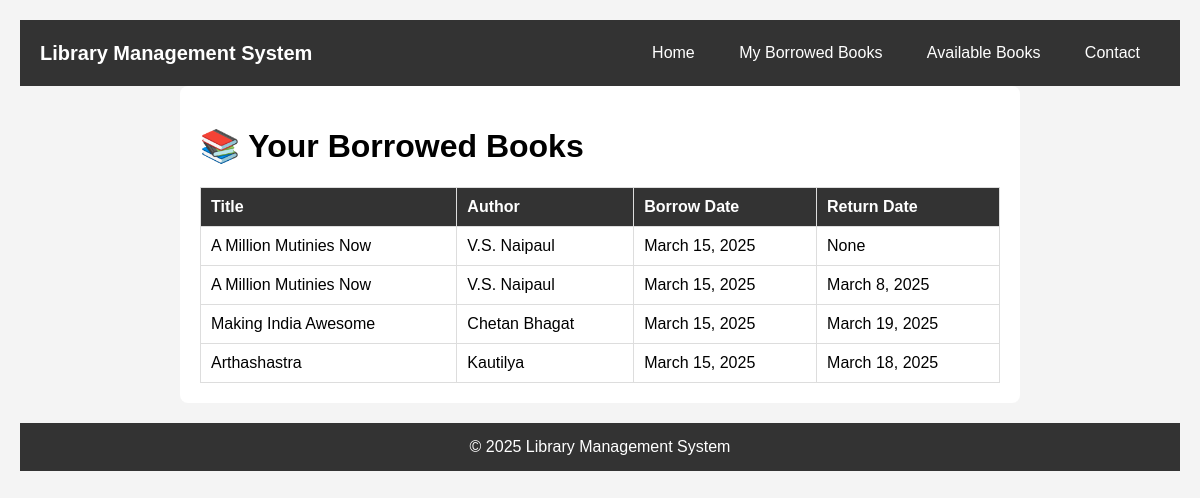
The app's page /borrow-list/ (signed in) with its own data.
### library_app/models.py (models this page shows, shortened)
class Borrow(models.Model):
    user = models.ForeignKey(User, on_delete=models.CASCADE)
    book = models.ForeignKey(Book, on_delete=models.CASCADE)
    borrow_date = models.DateField(auto_now_add=True)
    return_date = models.DateField(null=True, blank=True)

class Book(models.Model):
    title = models.CharField(max_length=200)
    author = models.CharField(max_length=100)
    isbn = models.CharField(max_length=13, unique=True)
    available = models.BooleanField(default=True)

### library_app/views.py (the view)
# urls.py: path('borrow-list/', views.borrow_list, name='borrow_list'),  # View borrowed books
@login_required
def borrow_list(request):
    borrowed_books = Borrow.objects.filter(user=request.user)
    return render(request, 'borrow_list.html', {'borrowed_books': borrowed_books})

### library_app/templates/borrow_list.html (shortened to what this page needs)
<!DOCTYPE html>
<html lang="en">
<head>
</head>
<body>
    <div class="navbar">
        <div class="project-name">Library Management System</div>
        <div>
            <a href="/">Home</a>
            <a href="{% url 'borrow_list' %}">My Borrowed Books</a>
            <a href="{% url 'book_list' %}">Available Books</a>
            <a href="{% url 'contact' %}">Contact</a>
        </div>
    </div>
    <div class="container">
        <h1>📚 Your Borrowed Books</h1>
        <table>
            <tr>
                <th>Title</th>
                <th>Author</th>
                <th>Borrow Date</th>
                <th>Return Date</th>
            </tr>
            {% for borrow in borrowed_books %}
                <tr>
                    <td>{{ borrow.book.title }}</td>
                    <td>{{ borrow.book.author }}</td>
                    <td>{{ borrow.borrow_date }}</td>
                    <td>{{ borrow.return_date }}</td>
                </tr>
            {% empty %}
                <tr>
                    <td colspan="4">You have not borrowed any books.</td>
                </tr>
            {% endfor %}
        </table>
    </div>
    <div class="footer">
        &copy; 2025 Library Management System
    </div>
</body>
</html>

### library_app/templates/borrow_list.html (style rules this page uses)
body { font-family: Arial, sans-serif; margin: 0; padding: 20px; background-color: #f4f4f4; }
.container { max-width: 800px; margin: auto; background: white; padding: 20px; border-radius: 8px; }
table { width: 100%; border-collapse: collapse; margin-top: 20px; }
th, td { border: 1px solid #ddd; padding: 10px; text-align: left; }
th { background: #333; color: white; }
.navbar { background-color: #333; overflow: hidden; padding: 10px 20px; display: flex; justify-content: space-between; align-items: center; }
.navbar .project-name { color: white; font-size: 20px; font-weight: bold; }
.navbar a { color: white; text-decoration: none; padding: 14px 20px; display: inline-block; }
.footer { text-align: center; padding: 15px; background: #333; color: white; margin-top: 20px; }

### records on screen
Borrow: book "A Million Mutinies Now", book.author "V.S. Naipaul", borrow_date "March 15, 2025", return_date "None"
Borrow: book "A Million Mutinies Now", book.author "V.S. Naipaul", borrow_date "March 15, 2025", return_date "March 8, 2025"
Borrow: book "Making India Awesome", book.author "Chetan Bhagat", borrow_date "March 15, 2025", return_date "March 19, 2025"
Borrow: book "Arthashastra", book.author "Kautilya", borrow_date "March 15, 2025", return_date "March 18, 2025"
